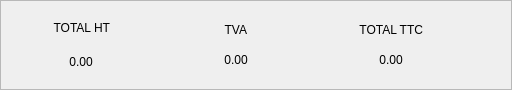
    <widget class="QFrame" name="frame_2">
     <property name="sizePolicy">
      <sizepolicy hsizetype="Preferred" vsizetype="Fixed">
       <horstretch>0</horstretch>
       <verstretch>0</verstretch>
      </sizepolicy>
     </property>
     <property name="minimumSize">
      <size>
       <width>0</width>
       <height>90</height>
      </size>
     </property>
     <property name="maximumSize">
      <size>
       <width>16777215</width>
       <height>90</height>
      </size>
     </property>
     <property name="frameShape">
      <enum>QFrame::StyledPanel</enum>
     </property>
     <property name="frameShadow">
      <enum>QFrame::Raised</enum>
     </property>
     <property name="class" stdset="0">
      <string>card</string>
     </property>
     <layout class="QHBoxLayout" name="horizontalLayout_3">
      <property name="spacing">
       <number>5</number>
      </property>
      <property name="leftMargin">
       <number>5</number>
      </property>
      <property name="topMargin">
       <number>5</number>
      </property>
      <property name="rightMargin">
       <number>5</number>
      </property>
      <property name="bottomMargin">
       <number>5</number>
      </property>
      <item>
       <widget class="QFrame" name="FrameHT_2">
        <property name="sizePolicy">
         <sizepolicy hsizetype="Minimum" vsizetype="Fixed">
          <horstretch>0</horstretch>
          <verstretch>0</verstretch>
         </sizepolicy>
        </property>
        <property name="minimumSize">
         <size>
          <width>150</width>
          <height>75</height>
         </size>
        </property>
        <property name="maximumSize">
         <size>
          <width>16777215</width>
          <height>75</height>
         </size>
        </property>
        <property name="class" stdset="0">
         <string>summary-card</string>
        </property>
        <layout class="QVBoxLayout" name="totalBalanceLayout_3">
         <property name="sizeConstraint">
          <enum>QLayout::SetDefaultConstraint</enum>
         </property>
         <property name="leftMargin">
          <number>10</number>
         </property>
         <property name="topMargin">
          <number>6</number>
         </property>
         <property name="rightMargin">
          <number>10</number>
         </property>
         <property name="bottomMargin">
          <number>6</number>
         </property>
         <item alignment="Qt::AlignHCenter">
          <widget class="QLabel" name="labelTotalBalanceTitle_3">
           <property name="text">
            <string>TOTAL HT</string>
           </property>
           <property name="alignment">
            <set>Qt::AlignRight|Qt::AlignTrailing|Qt::AlignVCenter</set>
           </property>
           <property name="class" stdset="0">
            <string>summary-title</string>
           </property>
          </widget>
         </item>
         <item>
          <widget class="QLabel" name="ValueHT_3">
           <property name="text">
            <string>0.00</string>
           </property>
           <property name="alignment">
            <set>Qt::AlignCenter</set>
           </property>
           <property name="class" stdset="0">
            <string>summary-value</string>
           </property>
          </widget>
         </item>
        </layout>
       </widget>
      </item>
      <item>
       <widget class="QFrame" name="FrameTTC_2">
        <property name="sizePolicy">
         <sizepolicy hsizetype="Minimum" vsizetype="Fixed">
          <horstretch>0</horstretch>
          <verstretch>0</verstretch>
         </sizepolicy>
        </property>
        <property name="minimumSize">
         <size>
          <width>150</width>
          <height>75</height>
         </size>
        </property>
        <property name="maximumSize">
         <size>
          <width>16777215</width>
          <height>75</height>
         </size>
        </property>
        <property name="class" stdset="0">
         <string>summary-card</string>
        </property>
        <layout class="QVBoxLayout" name="totalHtLayout_2">
         <property name="spacing">
          <number>2</number>
         </property>
         <property name="sizeConstraint">
          <enum>QLayout::SetDefaultConstraint</enum>
         </property>
         <property name="leftMargin">
          <number>10</number>
         </property>
         <property name="rightMargin">
          <number>10</number>
         </property>
         <item alignment="Qt::AlignHCenter">
          <widget class="QLabel" name="labelTotalHtTitle_2">
           <property name="text">
            <string>TVA</string>
           </property>
           <property name="alignment">
            <set>Qt::AlignRight|Qt::AlignTrailing|Qt::AlignVCenter</set>
           </property>
           <property name="class" stdset="0">
            <string>summary-title</string>
           </property>
          </widget>
         </item>
         <item>
          <widget class="QLabel" name="ValueTTC_2">
           <property name="text">
            <string>0.00</string>
           </property>
           <property name="alignment">
            <set>Qt::AlignCenter</set>
           </property>
           <property name="class" stdset="0">
            <string>summary-value-primary</string>
           </property>
          </widget>
         </item>
        </layout>
       </widget>
      </item>
      <item>
       <widget class="QFrame" name="FrameSolde_2">
        <property name="sizePolicy">
         <sizepolicy hsizetype="Minimum" vsizetype="Fixed">
          <horstretch>0</horstretch>
          <verstretch>0</verstretch>
         </sizepolicy>
        </property>
        <property name="minimumSize">
         <size>
          <width>150</width>
          <height>75</height>
         </size>
        </property>
        <property name="maximumSize">
         <size>
          <width>16777215</width>
          <height>75</height>
         </size>
        </property>
        <property name="class" stdset="0">
         <string>summary-card</string>
        </property>
        <layout class="QVBoxLayout" name="fffff_2">
         <property name="spacing">
          <number>2</number>
         </property>
         <property name="sizeConstraint">
          <enum>QLayout::SetDefaultConstraint</enum>
         </property>
         <property name="leftMargin">
          <number>10</number>
         </property>
         <property name="rightMargin">
          <number>10</number>
         </property>
         <item alignment="Qt::AlignHCenter">
          <widget class="QLabel" name="labelTotalTtcTitle_2">
           <property name="text">
            <string>TOTAL TTC</string>
           </property>
           <property name="alignment">
            <set>Qt::AlignRight|Qt::AlignTrailing|Qt::AlignVCenter</set>
           </property>
           <property name="class" stdset="0">
            <string>summary-title</string>
           </property>
          </widget>
         </item>
         <item>
          <widget class="QLabel" name="ValueSolde_2">
           <property name="text">
            <string>0.00</string>
           </property>
           <property name="alignment">
            <set>Qt::AlignCenter</set>
           </property>
           <property name="class" stdset="0">
            <string>summary-value-danger</string>
           </property>
          </widget>
         </item>
        </layout>
       </widget>
      </item>
      <item>
       <spacer name="summarySpacerLeft">
        <property name="orientation">
         <enum>Qt::Horizontal</enum>
        </property>
        <property name="sizeType">
         <enum>QSizePolicy::Expanding</enum>
        </property>
        <property name="sizeHint" stdset="0">
         <size>
          <width>40</width>
          <height>20</height>
         </size>
        </property>
       </spacer>
      </item>
     </layout>
    </widget>
